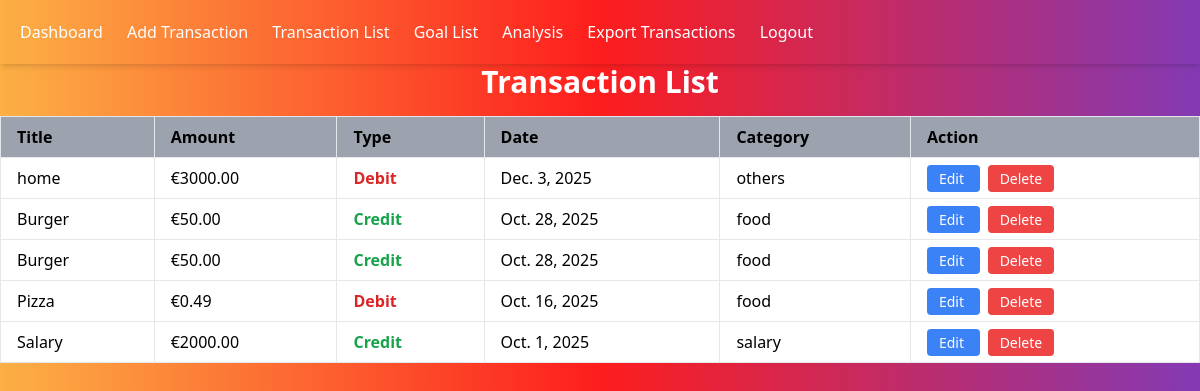
The page /finance/transactions/ (signed in) on the database as committed earlier.
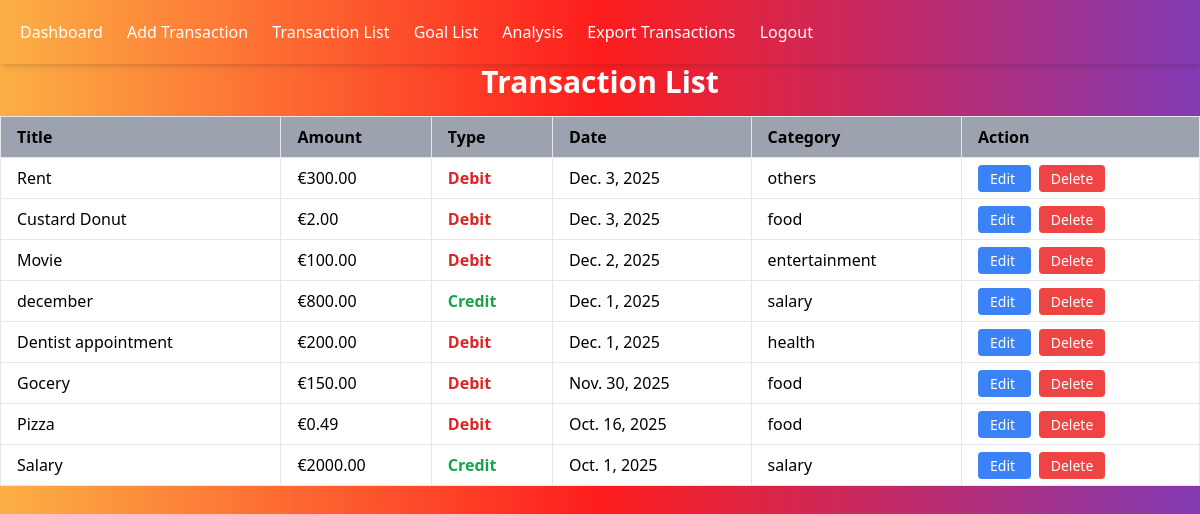
The same page on the database as committed later.
### finance/models.py (models this page shows, shortened)
class Trans(models.Model):
    TRANSACTION_TYPES = [
        ("income", "Income"),
        ("expense", "Expense"),
    ]
    CATEGORY_CHOICES = [
        ("salary", "Salary"),
        ("business", "Business"),
        ("food", "Food"),
        ("entertainment", "Entertainment"),
        ("utilities", "Utilities"),
        ("transportation", "Transportation"),
        ("health", "Health"),
        ("others", "Others"),
    ]
    user = models.ForeignKey(User, on_delete=models.CASCADE)
    title = models.CharField(max_length=100)
    amount = models.DecimalField(max_digits=10, decimal_places=2)
    transaction_type = models.CharField(max_length=10, choices=TRANSACTION_TYPES)
    date = models.DateField()
    category = models.CharField(max_length=50, choices=CATEGORY_CHOICES)

### finance/views.py (the view)
# urls.py: path("transactions/", TransactionListView.as_view(), name="transaction_list"),
class TransactionListView(LoginRequiredMixin, View):
    def get(self, request):
        transactions = Trans.objects.filter(user=request.user).order_by('-date')
        return render(request, 'finance/transaction_lists.html', {
            'transactions': transactions
        })

### finance/templates/finance/transaction_lists.html (shortened to what this page needs)
{%extends "finance/base.html" %}
{% block content %}
<h1 class  = "text-3xl font-bold text-center text-white">Transaction List</h1>
<table class = "min-w-full table-auto border-collapse border-gray-200 mt-4 bg-white">
    <thead>
        <tr class = "bg-gray-400">
            <th class = "border px-4 py-2 text-left">Title</th>
            <th class = "border px-4 py-2 text-left">Amount</th>
            <th class = "border px-4 py-2 text-left">Type</th>
            <th class = "border px-4 py-2 text-left">Date</th>
            <th class = "border px-4 py-2 text-left">Category</th>
            <th class = "border px-4 py-2 text-left">Action</th>
        </tr>
    </thead>
<tbody>
    {% for transaction in transactions %}
    <tr class = "hover:bg-gray-200">
        <td class = "border px-4 py-2">{{ transaction.title }}</td>
        <td class = "border px-4 py-2">€{{ transaction.amount }}</td>
        <td class = "border px-4 py-2">
            {% if transaction.transaction_type == 'income' %}
                <span class="text-green-600 font-bold">Credit</span>
            {% else %}
                <span class="text-red-600 font-bold">Debit</span>
            {% endif %}
        </td>
        <td class = "border px-4 py-2">{{ transaction.date }}</td>
        <td class = "border px-4 py-2">{{ transaction.category }}</td>
        <td class="border px-4 py-2 space-x-2">
        <a href="{% url 'transaction_edit' transaction.id %}" class="bg-blue-500 text-white px-3 py-1 rounded hover:bg-blue-600 text-sm">
        Edit
        </a>
        <a href="{% url 'transaction_delete' transaction.id %}" class="bg-red-500 text-white px-3 py-1 rounded hover:bg-red-600 text-sm">
        Delete
        </a>
        </td>
    </tr>
    {% endfor %}
</tbody>
</table>
{%endblock content %}

### finance/templates/finance/base.html (shortened to what this page needs)
<!DOCTYPE html>
<html>
<head>
    <script src="https://cdn.tailwindcss.com"></script>
</head>
<body class="min-h-screen bg-gradient-to-r from-[#fcb045] via-[#fd1d1d] to-[#833ab4]">
<nav class="p-5 text-white shadow-md  bg-gradient-to-r from-[#fcb045] via-[#fd1d1d] to-[#833ab4]">
    {% if user.is_authenticated %}
    <a href = "{% url 'dashboard' %}" class="mr-5 hover:font-bold hover:underline hover:text-blue-300 ">Dashboard</a>
    <a href="{% url 'add_transaction' %}" class="mr-5 text-white hover:font-bold hover:underline hover:text-blue-300 ">Add Transaction</a>
    <a href="{% url 'transaction_list' %}" class="mr-5 text-white hover:font-bold hover:underline hover:text-blue-300 ">Transaction List</a>
    <a href="{% url 'goal_add' %}" class="mr-5 text-white hover:underline hover:font-bold hover:text-blue-300">Goal List</a>
    <a href="{% url 'analysis' %}" target="_blank" class="mr-5 text-white hover:font-bold hover:underline hover:text-blue-300">Analysis</a>
    <a href="{% url 'export_transactions' %}" target="_blank" class="mr-5 text-white hover:font-bold hover:underline hover:text-blue-300">Export Transactions</a>
    <form id ="logout-form" action="{% url 'logout' %}" method="post" style="display: inline;">
        <a href ="#" onclick = "document.getElementById('logout-form').submit();" class="mr-5 text-white hover:underline hover:text-blue-300">Logout</a>
    </form>
    {%else%}
        <a href="{% url 'login' %}" class="mr-5 hover:font-bold text-white hover:underline hover:text-blue-300">Login</a>
        <a href="{% url 'register' %}" class="mr-5 hover:font-bold text-white hover:underline hover:text-blue-300">Register</a>
    {% endif %}
</nav>
{% block content %}{% endblock content %}
</body>
</html>

Rows that differ between the two databases and show on the page:
removed Trans: transaction_type "Credit"
removed Trans: transaction_type "Credit"
changed Trans "others": title "home" → "Rent"; amount "3000.00" → "300.00"
added Trans: transaction_type "Debit"
added Trans: transaction_type "Debit"
added Trans: transaction_type "Credit"
added Trans: transaction_type "Debit"
added Trans: transaction_type "Debit"
